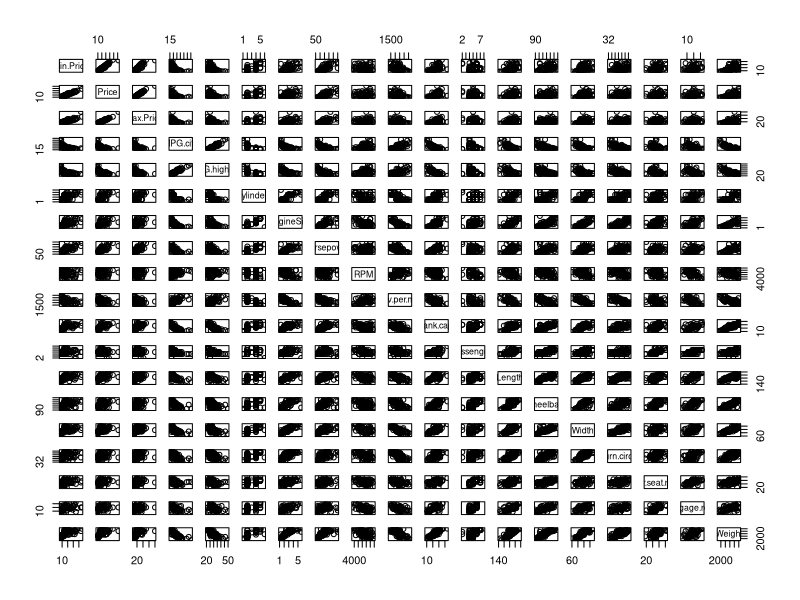
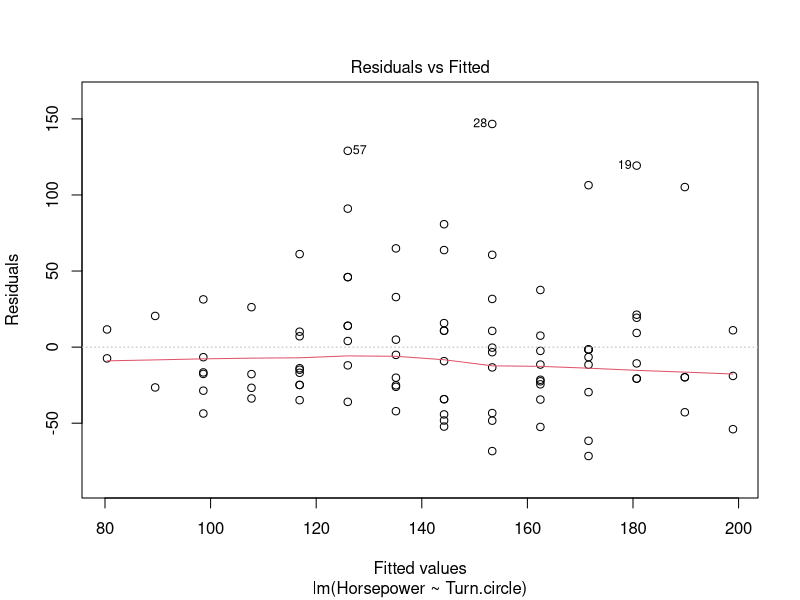
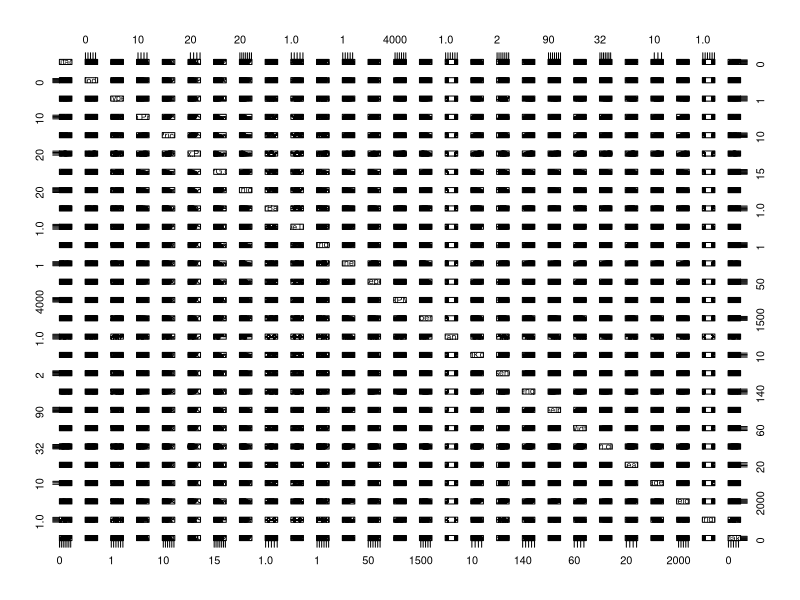
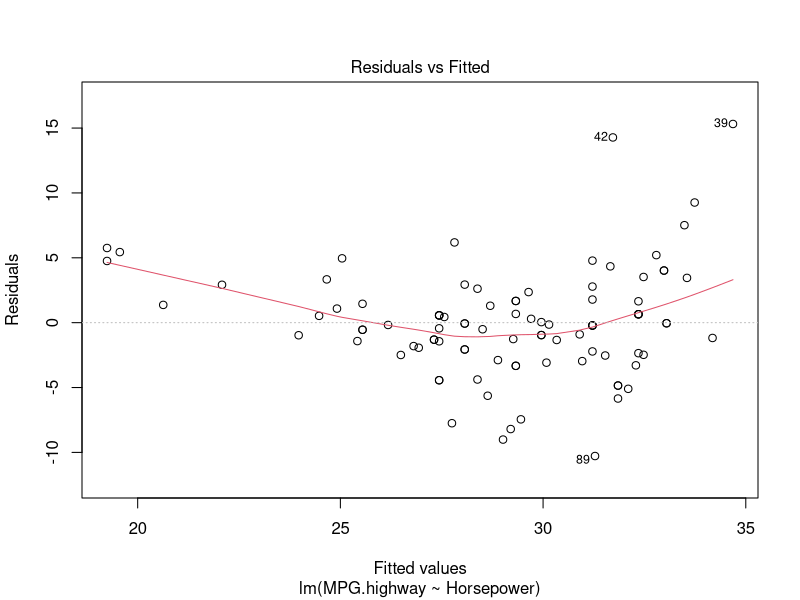
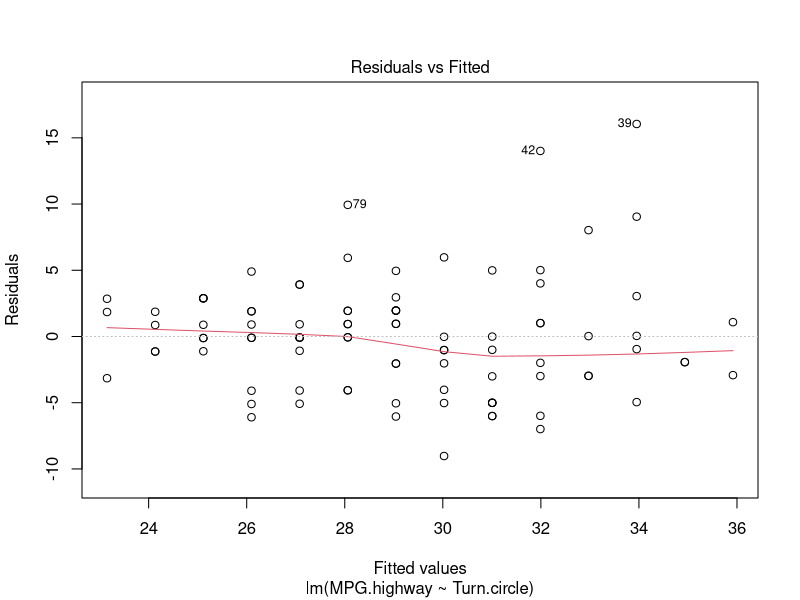
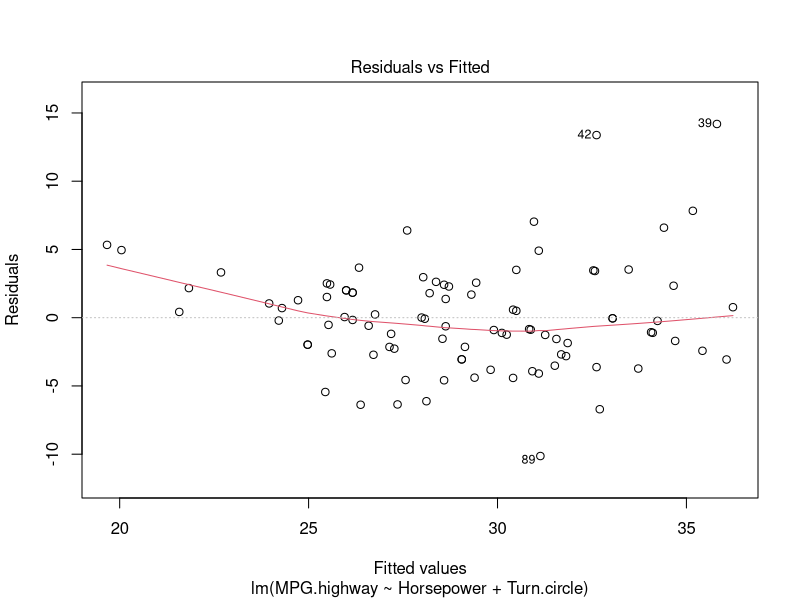
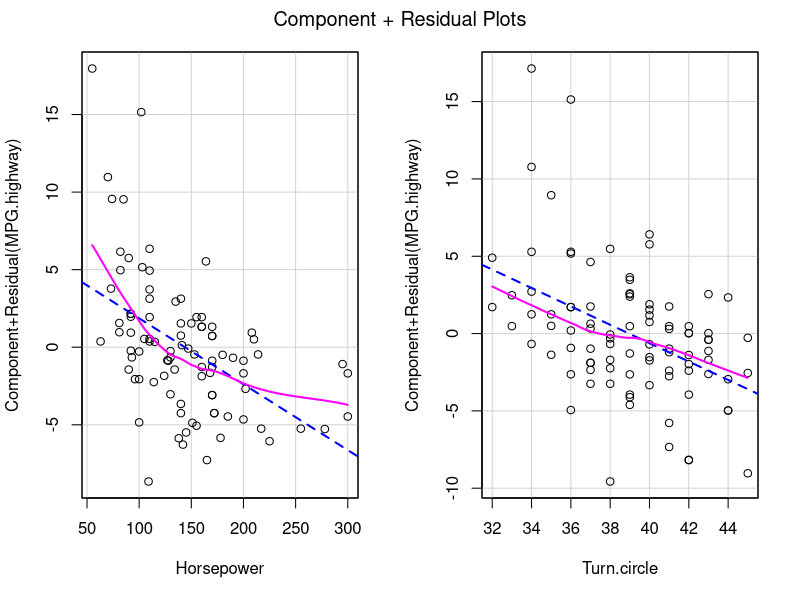
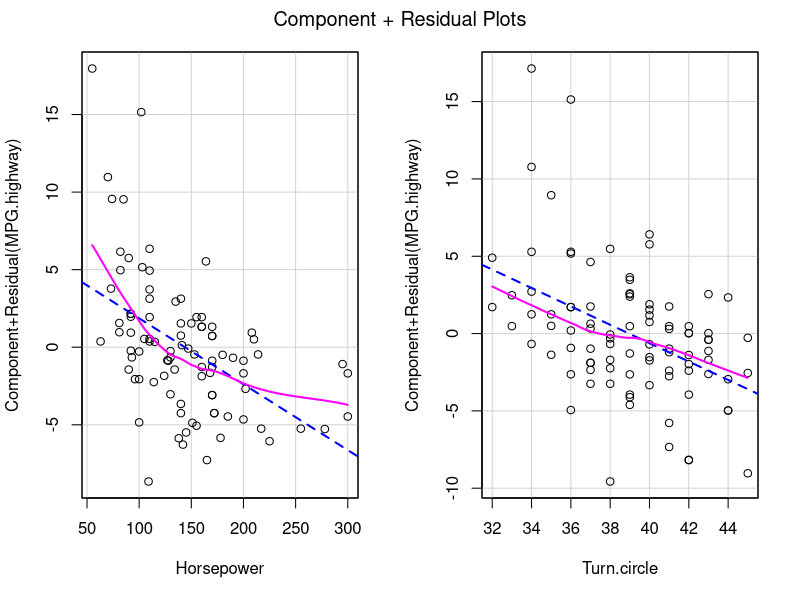

The R source for these figures, in order:
library(car)
library(dplyr)
library(magrittr)

data(Cars93, package = "MASS")

colnames(Cars93)

?MASS::Cars93

dat1 <- Cars93 %>% select(-Manufacturer, 
                          -Model, 
                          -Type, 
                          -AirBags, 
                          -DriveTrain, 
                          -Man.trans.avail, 
                          -Origin, 
                          -Make)


colnames(dat1)

plot(dat1)

Cars93 %$% cor(EngineSize, Turn.circle, use = "pairwise")

out0 <- lm(Horsepower ~ Turn.circle, data = Cars93)
summary(out0)
plot(out0, 1)

dev.off()

table(Cars93$Passengers)

colMeans(is.na(Cars93))

out1 <- lm(MPG.highway ~ Horsepower, data = Cars93)
out2 <- lm(MPG.highway ~ Turn.circle, data = Cars93)
out3 <- lm(MPG.highway ~ Horsepower + Turn.circle, data = Cars93)

plot(Cars93)

summary(out1)
summary(out2)
summary(out3)

plot(out1, 1)
plot(out2, 1)
plot(out3, 1)
crPlots(out3)

out4 <- update(out3, ". ~ . + poly(Horsepower, 2) - Horsepower")
out5 <- update(out3, ". ~ . + log(EngineSize) - EngineSize")

crPlots(out3)
crPlots(out4)

tmp <- Cars93 %$% 
  poly(EngineSize, 2) %>% 
  as.data.frame() %>% 
  rename(EngineSize1 = 1, EngineSize2 = 2)

dat2 <- data.frame(dat1, tmp)

out5 <- lm(MPG.highway ~ EngineSize1 + EngineSize2 + Turn.circle, data = dat2)

plot(out5, 1)
crPlots(out5)

crPlot(out4, "Turn.circle")
crPlot(out5, "Turn.circle")

crPlot(out5, "EngineSize1")
crPlot(out5, "EngineSize2")

crPlots(out4)

tmp1 <- coef(out5)[2] * dat2$EngineSize1 + coef(out5)[3] * dat2$EngineSize2
tmp2 <- predict(out4, type = "terms")[ , 2]

tmp1 - tmp2

?crPlot

?crPlots

out4 <- update(out3, ". ~ . + poly(EngineSize, 2) - EngineSize")

summary(out4)

dat2$EngineSize1 - (dat2$EngineSize - mean(dat2$EngineSize))

plot(out4, 1)
crPlots(out4)

crPlots(out3)

crPlot(out4, "poly(EngineSize, 2)")

dfb <- dfbetas(out3)

apply(dfb, 2, plot)

tmp <- lm(prestige ~ log2(income) + education + poly(women,2), data=Prestige)
summary(tmp)

ls(tmp)


tmp$terms
